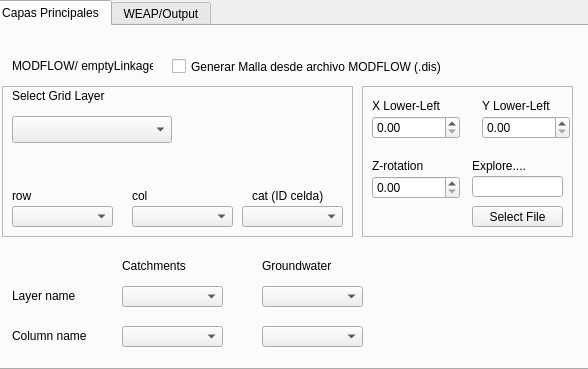
<?xml version="1.0" encoding="UTF-8"?>
<ui version="4.0">
 <class>Form</class>
 <widget class="QWidget" name="Form">
  <property name="enabled">
   <bool>true</bool>
  </property>
  <property name="geometry">
   <rect>
    <x>0</x>
    <y>0</y>
    <width>588</width>
    <height>369</height>
   </rect>
  </property>
  <property name="windowTitle">
   <string>Form</string>
  </property>
  <widget class="QTabWidget" name="tabWidget">
   <property name="enabled">
    <bool>true</bool>
   </property>
   <property name="geometry">
    <rect>
     <x>-10</x>
     <y>0</y>
     <width>603</width>
     <height>370</height>
    </rect>
   </property>
   <property name="sizePolicy">
    <sizepolicy hsizetype="Expanding" vsizetype="Expanding">
     <horstretch>0</horstretch>
     <verstretch>0</verstretch>
    </sizepolicy>
   </property>
   <property name="autoFillBackground">
    <bool>false</bool>
   </property>
   <property name="currentIndex">
    <number>0</number>
   </property>
   <property name="movable">
    <bool>false</bool>
   </property>
   <widget class="QWidget" name="tab">
    <attribute name="title">
     <string>Capas Principales</string>
    </attribute>
    <widget class="QgsFieldComboBox" name="cmb_field_nombre_gw">
     <property name="geometry">
      <rect>
       <x>270</x>
       <y>300</y>
       <width>101</width>
       <height>21</height>
      </rect>
     </property>
    </widget>
    <widget class="QgsFieldComboBox" name="cmb_field_nombre_cuenca">
     <property name="geometry">
      <rect>
       <x>130</x>
       <y>300</y>
       <width>101</width>
       <height>21</height>
      </rect>
     </property>
    </widget>
    <widget class="QLabel" name="label_12">
     <property name="geometry">
      <rect>
       <x>20</x>
       <y>300</y>
       <width>101</width>
       <height>20</height>
      </rect>
     </property>
     <property name="text">
      <string>Column name</string>
     </property>
    </widget>
    <widget class="QLabel" name="label_2">
     <property name="geometry">
      <rect>
       <x>270</x>
       <y>230</y>
       <width>101</width>
       <height>20</height>
      </rect>
     </property>
     <property name="text">
      <string>Groundwater</string>
     </property>
    </widget>
    <widget class="QLabel" name="label_8">
     <property name="geometry">
      <rect>
       <x>20</x>
       <y>30</y>
       <width>141</width>
       <height>20</height>
      </rect>
     </property>
     <property name="text">
      <string>MODFLOW/ emptyLinkage</string>
     </property>
    </widget>
    <widget class="QgsMapLayerComboBox" name="cmb_layer_cuencas">
     <property name="geometry">
      <rect>
       <x>130</x>
       <y>260</y>
       <width>101</width>
       <height>21</height>
      </rect>
     </property>
    </widget>
    <widget class="QgsMapLayerComboBox" name="cmb_layer_gw">
     <property name="geometry">
      <rect>
       <x>270</x>
       <y>260</y>
       <width>101</width>
       <height>21</height>
      </rect>
     </property>
    </widget>
    <widget class="QLabel" name="label">
     <property name="geometry">
      <rect>
       <x>130</x>
       <y>230</y>
       <width>101</width>
       <height>20</height>
      </rect>
     </property>
     <property name="text">
      <string>Catchments</string>
     </property>
    </widget>
    <widget class="QLabel" name="label_13">
     <property name="geometry">
      <rect>
       <x>20</x>
       <y>260</y>
       <width>101</width>
       <height>20</height>
      </rect>
     </property>
     <property name="text">
      <string>Layer name</string>
     </property>
    </widget>
    <widget class="QCheckBox" name="chk_modflow">
     <property name="geometry">
      <rect>
       <x>180</x>
       <y>30</y>
       <width>301</width>
       <height>21</height>
      </rect>
     </property>
     <property name="text">
      <string>Generar Malla desde archivo MODFLOW (.dis)</string>
     </property>
    </widget>
    <widget class="QFrame" name="frame_modflow">
     <property name="geometry">
      <rect>
       <x>370</x>
       <y>60</y>
       <width>211</width>
       <height>151</height>
      </rect>
     </property>
     <property name="frameShape">
      <enum>QFrame::Shape::StyledPanel</enum>
     </property>
     <property name="frameShadow">
      <enum>QFrame::Shadow::Raised</enum>
     </property>
     <widget class="QLabel" name="label_55">
      <property name="geometry">
       <rect>
        <x>120</x>
        <y>10</y>
        <width>101</width>
        <height>20</height>
       </rect>
      </property>
      <property name="text">
       <string>Y Lower-Left</string>
      </property>
     </widget>
     <widget class="QDoubleSpinBox" name="spin_y">
      <property name="geometry">
       <rect>
        <x>120</x>
        <y>30</y>
        <width>88</width>
        <height>23</height>
       </rect>
      </property>
     </widget>
     <widget class="QLabel" name="label_57">
      <property name="geometry">
       <rect>
        <x>10</x>
        <y>10</y>
        <width>101</width>
        <height>20</height>
       </rect>
      </property>
      <property name="text">
       <string>X Lower-Left</string>
      </property>
     </widget>
     <widget class="QDoubleSpinBox" name="spin_x">
      <property name="geometry">
       <rect>
        <x>10</x>
        <y>30</y>
        <width>88</width>
        <height>23</height>
       </rect>
      </property>
     </widget>
     <widget class="QLabel" name="label_56">
      <property name="geometry">
       <rect>
        <x>10</x>
        <y>70</y>
        <width>101</width>
        <height>20</height>
       </rect>
      </property>
      <property name="text">
       <string>Z-rotation</string>
      </property>
     </widget>
     <widget class="QDoubleSpinBox" name="spin_z">
      <property name="geometry">
       <rect>
        <x>10</x>
        <y>90</y>
        <width>88</width>
        <height>23</height>
       </rect>
      </property>
     </widget>
     <widget class="QLabel" name="label_59">
      <property name="geometry">
       <rect>
        <x>110</x>
        <y>70</y>
        <width>101</width>
        <height>20</height>
       </rect>
      </property>
      <property name="text">
       <string>Explore....</string>
      </property>
     </widget>
     <widget class="QLineEdit" name="txt_modflow_path">
      <property name="geometry">
       <rect>
        <x>110</x>
        <y>90</y>
        <width>91</width>
        <height>21</height>
       </rect>
      </property>
     </widget>
     <widget class="QPushButton" name="btn_explore_modflow">
      <property name="geometry">
       <rect>
        <x>110</x>
        <y>120</y>
        <width>91</width>
        <height>21</height>
       </rect>
      </property>
      <property name="text">
       <string>Select File</string>
      </property>
     </widget>
    </widget>
    <widget class="QFrame" name="frame_extracted_grid">
     <property name="geometry">
      <rect>
       <x>10</x>
       <y>60</y>
       <width>351</width>
       <height>151</height>
      </rect>
     </property>
     <property name="frameShape">
      <enum>QFrame::Shape::StyledPanel</enum>
     </property>
     <property name="frameShadow">
      <enum>QFrame::Shadow::Raised</enum>
     </property>
     <widget class="QLabel" name="label_53">
      <property name="geometry">
       <rect>
        <x>250</x>
        <y>100</y>
        <width>101</width>
        <height>20</height>
       </rect>
      </property>
      <property name="text">
       <string>cat (ID celda)</string>
      </property>
     </widget>
     <widget class="QLabel" name="label_33">
      <property name="geometry">
       <rect>
        <x>10</x>
        <y>100</y>
        <width>101</width>
        <height>20</height>
       </rect>
      </property>
      <property name="text">
       <string>row</string>
      </property>
     </widget>
     <widget class="QLabel" name="label_52">
      <property name="geometry">
       <rect>
        <x>130</x>
        <y>100</y>
        <width>101</width>
        <height>20</height>
       </rect>
      </property>
      <property name="text">
       <string>col</string>
      </property>
     </widget>
     <widget class="QLabel" name="label_58">
      <property name="geometry">
       <rect>
        <x>10</x>
        <y>0</y>
        <width>211</width>
        <height>20</height>
       </rect>
      </property>
      <property name="text">
       <string>Select Grid Layer</string>
      </property>
     </widget>
     <widget class="QgsMapLayerComboBox" name="cmb_layer_malla">
      <property name="geometry">
       <rect>
        <x>10</x>
        <y>30</y>
        <width>160</width>
        <height>27</height>
       </rect>
      </property>
     </widget>
     <widget class="QgsFieldComboBox" name="cmb_field_row">
      <property name="geometry">
       <rect>
        <x>10</x>
        <y>120</y>
        <width>101</width>
        <height>21</height>
       </rect>
      </property>
     </widget>
     <widget class="QgsFieldComboBox" name="cmb_field_col">
      <property name="geometry">
       <rect>
        <x>130</x>
        <y>120</y>
        <width>101</width>
        <height>21</height>
       </rect>
      </property>
     </widget>
     <widget class="QgsFieldComboBox" name="cmb_field_cat">
      <property name="geometry">
       <rect>
        <x>240</x>
        <y>120</y>
        <width>101</width>
        <height>21</height>
       </rect>
      </property>
     </widget>
    </widget>
   </widget>
   <widget class="QWidget" name="tab_3">
    <attribute name="title">
     <string>WEAP/Output</string>
    </attribute>
    <widget class="QLabel" name="label_10">
     <property name="geometry">
      <rect>
       <x>20</x>
       <y>210</y>
       <width>111</width>
       <height>20</height>
      </rect>
     </property>
     <property name="text">
      <string>DemandSite Files</string>
     </property>
    </widget>
    <widget class="QLineEdit" name="txt_ds_file">
     <property name="geometry">
      <rect>
       <x>430</x>
       <y>40</y>
       <width>101</width>
       <height>21</height>
      </rect>
     </property>
     <property name="readOnly">
      <bool>true</bool>
     </property>
    </widget>
    <widget class="QPushButton" name="btn_explore_ds">
     <property name="geometry">
      <rect>
       <x>430</x>
       <y>70</y>
       <width>101</width>
       <height>20</height>
      </rect>
     </property>
     <property name="text">
      <string>Select Ruta</string>
     </property>
    </widget>
    <widget class="QListWidget" name="list_widget_ds">
     <property name="geometry">
      <rect>
       <x>20</x>
       <y>230</y>
       <width>151</width>
       <height>91</height>
      </rect>
     </property>
    </widget>
    <widget class="QLabel" name="label_4">
     <property name="geometry">
      <rect>
       <x>290</x>
       <y>10</y>
       <width>101</width>
       <height>20</height>
      </rect>
     </property>
     <property name="text">
      <string>Arcs</string>
     </property>
    </widget>
    <widget class="QgsFieldComboBox" name="cmb_field_node_name">
     <property name="geometry">
      <rect>
       <x>170</x>
       <y>100</y>
       <width>101</width>
       <height>21</height>
      </rect>
     </property>
    </widget>
    <widget class="QLabel" name="label_14">
     <property name="geometry">
      <rect>
       <x>30</x>
       <y>100</y>
       <width>101</width>
       <height>20</height>
      </rect>
     </property>
     <property name="text">
      <string>Column name</string>
     </property>
    </widget>
    <widget class="QgsMapLayerComboBox" name="cmb_layer_nodes">
     <property name="geometry">
      <rect>
       <x>170</x>
       <y>40</y>
       <width>101</width>
       <height>21</height>
      </rect>
     </property>
    </widget>
    <widget class="QLabel" name="label_3">
     <property name="geometry">
      <rect>
       <x>170</x>
       <y>10</y>
       <width>101</width>
       <height>20</height>
      </rect>
     </property>
     <property name="text">
      <string>Nodes</string>
     </property>
    </widget>
    <widget class="QgsMapLayerComboBox" name="cmb_layer_arcs">
     <property name="geometry">
      <rect>
       <x>290</x>
       <y>40</y>
       <width>101</width>
       <height>21</height>
      </rect>
     </property>
    </widget>
    <widget class="QgsFieldComboBox" name="cmb_field_arc_name">
     <property name="geometry">
      <rect>
       <x>290</x>
       <y>100</y>
       <width>101</width>
       <height>21</height>
      </rect>
     </property>
    </widget>
    <widget class="QLabel" name="label_15">
     <property name="geometry">
      <rect>
       <x>30</x>
       <y>40</y>
       <width>101</width>
       <height>20</height>
      </rect>
     </property>
     <property name="text">
      <string>Layer name</string>
     </property>
    </widget>
    <widget class="QLabel" name="label_16">
     <property name="geometry">
      <rect>
       <x>430</x>
       <y>10</y>
       <width>111</width>
       <height>20</height>
      </rect>
     </property>
     <property name="text">
      <string>Pozos (txt)</string>
     </property>
    </widget>
    <widget class="QLabel" name="label_5">
     <property name="geometry">
      <rect>
       <x>290</x>
       <y>80</y>
       <width>101</width>
       <height>20</height>
      </rect>
     </property>
     <property name="text">
      <string>(Rivers)</string>
     </property>
    </widget>
    <widget class="QgsFieldComboBox" name="cmb_field_node_type">
     <property name="geometry">
      <rect>
       <x>170</x>
       <y>150</y>
       <width>101</width>
       <height>21</height>
      </rect>
     </property>
    </widget>
    <widget class="QLabel" name="label_17">
     <property name="geometry">
      <rect>
       <x>10</x>
       <y>150</y>
       <width>131</width>
       <height>20</height>
      </rect>
     </property>
     <property name="text">
      <string>Column with Node type</string>
     </property>
    </widget>
    <widget class="QPushButton" name="btn_refresh_ds">
     <property name="geometry">
      <rect>
       <x>130</x>
       <y>210</y>
       <width>61</width>
       <height>20</height>
      </rect>
     </property>
     <property name="text">
      <string>Refresh</string>
     </property>
    </widget>
    <widget class="QLineEdit" name="txt_ds_prefix">
     <property name="geometry">
      <rect>
       <x>430</x>
       <y>100</y>
       <width>101</width>
       <height>21</height>
      </rect>
     </property>
     <property name="text">
      <string>DS</string>
     </property>
    </widget>
    <widget class="QLineEdit" name="txt_output_folder">
     <property name="geometry">
      <rect>
       <x>340</x>
       <y>270</y>
       <width>113</width>
       <height>21</height>
      </rect>
     </property>
     <property name="readOnly">
      <bool>true</bool>
     </property>
    </widget>
    <widget class="QPushButton" name="btn_explore_folder">
     <property name="geometry">
      <rect>
       <x>340</x>
       <y>290</y>
       <width>113</width>
       <height>24</height>
      </rect>
     </property>
     <property name="text">
      <string>Select Ruta</string>
     </property>
    </widget>
    <widget class="QLabel" name="label_7">
     <property name="geometry">
      <rect>
       <x>340</x>
       <y>250</y>
       <width>101</width>
       <height>20</height>
      </rect>
     </property>
     <property name="text">
      <string>Results Folder</string>
     </property>
    </widget>
    <widget class="QPushButton" name="btn_run">
     <property name="geometry">
      <rect>
       <x>510</x>
       <y>300</y>
       <width>75</width>
       <height>24</height>
      </rect>
     </property>
     <property name="text">
      <string>Run</string>
     </property>
    </widget>
    <widget class="QCheckBox" name="chk_run_geochecker">
     <property name="geometry">
      <rect>
       <x>340</x>
       <y>220</y>
       <width>131</width>
       <height>20</height>
      </rect>
     </property>
     <property name="text">
      <string>Run Geochecker</string>
     </property>
    </widget>
   </widget>
  </widget>
 </widget>
 <customwidgets>
  <customwidget>
   <class>QgsFieldComboBox</class>
   <extends>QComboBox</extends>
   <header>qgsfieldcombobox.h</header>
  </customwidget>
  <customwidget>
   <class>QgsMapLayerComboBox</class>
   <extends>QComboBox</extends>
   <header>qgsmaplayercombobox.h</header>
  </customwidget>
 </customwidgets>
 <resources/>
 <connections/>
</ui>
